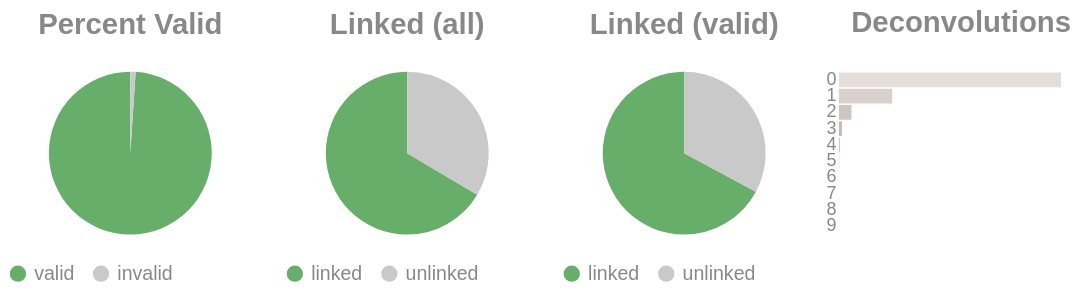

Here is the notebook cell this chart was saved with:
### Code cell
if SKIPLR:
    pass
else:
    clash = Counter()
    for i in valids['molecule'].to_list():
        _mol = i.split("-")
        if len(_mol) == 1:
            clash.update('0')
        else:
            clash.update(_mol[-1])

    _d = {"deconvolutions": [], 'count': []}
    for k,v in clash.items():
        _d['deconvolutions'].append(k)
        _d['count'].append(v)

    tot_valid = valids['reads'].sum()
    mask = valids['reads'] >= 2
    n_linked_reads = valids.filter(mask)['reads'].sum()
    if n_linked_reads == 0:
        print_html("No linked molecules (>=2 reads) were detected; skipping linked-only distributions.")
        SKIPLR = True
    else:
        perc_valid = round(tot_valid / n_reads, 4)
        linked_perc_abs = round(n_linked_reads / n_reads, 4)
        linked_perc = round(n_linked_reads / tot_valid, 4)

    _valid = pl.DataFrame({"valids": ['valid', 'invalid'], "count": [tot_valid, n_reads - tot_valid]})
    _linked_abs = pl.DataFrame({"linked (absolute)": ['linked', 'unlinked'], "count": [n_linked_reads, n_reads - n_linked_reads]})
    _linked_rel = pl.DataFrame({"linked (valids)": ['linked', 'unlinked'], "count": [n_linked_reads, tot_valid - n_linked_reads]})

    (
        alt.hconcat(
            piechart(_valid, goodval = 'valid', title = "Percent Valid"),
            piechart(_linked_abs, goodval = "linked", title =  "Linked (all)"),
            piechart(_linked_rel, goodval = "linked", title =  "Linked (valid)"),
            convolutionbar(pl.DataFrame(_d), title = "Deconvolutions"),
            center = True,
            bounds = 'flush'
        )
        .resolve_scale(color='independent')
        .resolve_legend('independent')
        .properties(usermeta={'embedOptions': {"actions": False}})
    ).display()

### Figure 1 — Vega-Lite specification as saved in the notebook (floating-point values rounded to 4 significant figures)
{"width": "container", "height": 400, "config": {"title": {"anchor": "start", "dy": -15, "fontSize": 18, "color": "#888888", "subtitleColor": "#888888", "subtitleFontSize": 14}, "arc": {"fill": "#0072B2"}, "axis": {"domainColor": "#888888", "domainWidth": 0.5, "gridWidth": 0.2, "grid": false, "titleFontWeight": 400, "titleFontSize": 15, "labelFontSize": 11, "labelColor": "#888888", "tickColor": "#888888", "tickWidth": 0.2, "titleColor": "#888888"}, "axisBand": {"grid": false}, "axisX": {"grid": true, "tickSize": 10, "domainCap": "round"}, "axisY": {"domain": false, "grid": true, "tickSize": 0, "domainCap": "round"}, "background": "transparent", "header": {"labelFontSize": 15, "labelColor": "#888888", "titleFontSize": 15, "titleFontWeight": 600, "titleColor": "#888888"}, "legend": {"labelFont": "sans-serif", "labelFontSize": 12, "labelColor": "#888888", "symbolSize": 100, "symbolType": "circle", "titleFontSize": 12, "titlePadding": 10, "titleColor": "#888888", "title": null}, "range": {"category": ["#E69F00", "#56B4E9", "#009E73", "#F0E442", "#0072B2", "#D55E00", "#CC79A7", "#000000"], "diverging": ["#cfe8f3", "#a2d4ec", "#73bfe2", "#46abdb", "#1696d2", "#12719e"]}, "area": {"fill": "#0072B2", "fillOpacity": 0.7, "line": true, "strokeOpacity": 0.7}, "line": {"color": "#0072B2", "stroke": "#0072B2", "strokeWidth": 2}, "trail": {"color": "#0072B2", "stroke": "#0072B2", "strokeWidth": 0, "size": 1}, "point": {"filled": true, "fillOpacity": 1.0, "size": 95}, "text": {"color": "#888888", "fontSize": 11, "align": "right", "fontWeight": 400, "size": 11}, "bar": {"fill": "#0072B2", "stroke": null}, "view": {"stroke": null, "continuousWidth": 660, "continuousHeight": 400}}, "hconcat": [{"data": {"name": "data-2d5175494177ff985c5a96f8ad5c4d59"}, "mark": {"type": "arc"}, "encoding": {"color": {"field": "valids", "legend": {"orient": "bottom", "title": null}, "scale": {"domain": ["valid", "invalid"], "range": ["#68ae6b", "#C9C9C9"]}, "title": "Valids", "type": "nominal"}, "theta": {"field": "count", "type": "quantitative"}, "tooltip": [{"field": "valids", "title": "Valids", "type": "ordinal"}, {"field": "percent", "format": ".2%", "title": "Percent", "type": "quantitative"}, {"field": "count", "title": "Count", "type": "quantitative"}]}, "height": 100, "title": {"text": "Percent Valid", "align": "center", "anchor": "middle"}, "transform": [{"calculate": "datum.count / 18143782", "as": "percent"}], "width": 150}, {"data": {"name": "data-94e0bcb0d58404ad9a173ea6b0c36ba4"}, "mark": {"type": "arc"}, "encoding": {"color": {"field": "linked (absolute)", "legend": {"orient": "bottom", "title": null}, "scale": {"domain": ["linked", "unlinked"], "range": ["#68ae6b", "#C9C9C9"]}, "title": "Linked (Absolute)", "type": "nominal"}, "theta": {"field": "count", "type": "quantitative"}, "tooltip": [{"field": "linked (absolute)", "title": "Linked (Absolute)", "type": "ordinal"}, {"field": "percent", "format": ".2%", "title": "Percent", "type": "quantitative"}, {"field": "count", "title": "Count", "type": "quantitative"}]}, "height": 100, "title": {"text": "Linked (all)", "align": "center", "anchor": "middle"}, "transform": [{"calculate": "datum.count / 18143782", "as": "percent"}], "width": 150}, {"data": {"name": "data-de800fa32f38664782f10664772b36cd"}, "mark": {"type": "arc"}, "encoding": {"color": {"field": "linked (valids)", "legend": {"orient": "bottom", "title": null}, "scale": {"domain": ["linked", "unlinked"], "range": ["#68ae6b", "#C9C9C9"]}, "title": "Linked (Valids)", "type": "nominal"}, "theta": {"field": "count", "type": "quantitative"}, "tooltip": [{"field": "linked (valids)", "title": "Linked (Valids)", "type": "ordinal"}, {"field": "percent", "format": ".2%", "title": "Percent", "type": "quantitative"}, {"field": "count", "title": "Count", "type": "quantitative"}]}, "height": 100, "title": {"text": "Linked (valid)", "align": "center", "anchor": "middle"}, "transform": [{"calculate": "datum.count / 17954657", "as": "percent"}], "width": 150}, {"data": {"name": "data-5de9b4294fe46514258d4c9ceb1c2f94"}, "mark": {"type": "bar"}, "encoding": {"color": {"field": "deconvolutions", "legend": null, "scale": {"scheme": "lightgreyred"}, "type": "nominal"}, "tooltip": [{"field": "deconvolutions", "title": "Deconvolutions", "type": "ordinal"}, {"field": "percent", "format": ".2%", "title": "Percent", "type": "quantitative"}, {"field": "count", "title": "Count", "type": "quantitative"}], "x": {"axis": null, "field": "count", "type": "quantitative"}, "y": {"field": "deconvolutions", "sort": "ascending", "title": null, "type": "nominal"}}, "height": 100, "title": {"text": "Deconvolutions", "align": "center", "anchor": "middle"}, "transform": [{"calculate": "datum.count / 9554584", "as": "percent"}], "width": 150}], "bounds": "flush", "center": true, "resolve": {"legend": {"angle": "independent"}, "scale": {"color": "independent"}}, "usermeta": {"embedOptions": {"actions": false}}, "$schema": "https://vega.github.io/schema/vega-lite/v6.4.1.json", "datasets": {"data-2d5175494177ff985c5a96f8ad5c4d59": [{"valids": "valid", "count": 17954657}, {"valids": "invalid", "count": 189125}], "data-94e0bcb0d58404ad9a173ea6b0c36ba4": [{"linked (absolute)": "linked", "count": 12056314}, {"linked (absolute)": "unlinked", "count": 6087468}], "data-de800fa32f38664782f10664772b36cd": [{"linked (valids)": "linked", "count": 12056314}, {"linked (valids)": "unlinked", "count": 5898343}], "data-5de9b4294fe46514258d4c9ceb1c2f94": [{"deconvolutions": "0", "count": 7268785}, {"deconvolutions": "1", "count": 1744066}, {"deconvolutions": "2", "count": 410256}, {"deconvolutions": "3", "count": 97481}, {"deconvolutions": "4", "count": 24376}, {"deconvolutions": "5", "count": 6622}, {"deconvolutions": "6", "count": 1985}, {"deconvolutions": "7", "count": 661}, {"deconvolutions": "8", "count": 240}, {"deconvolutions": "9", "count": 112}]}}
